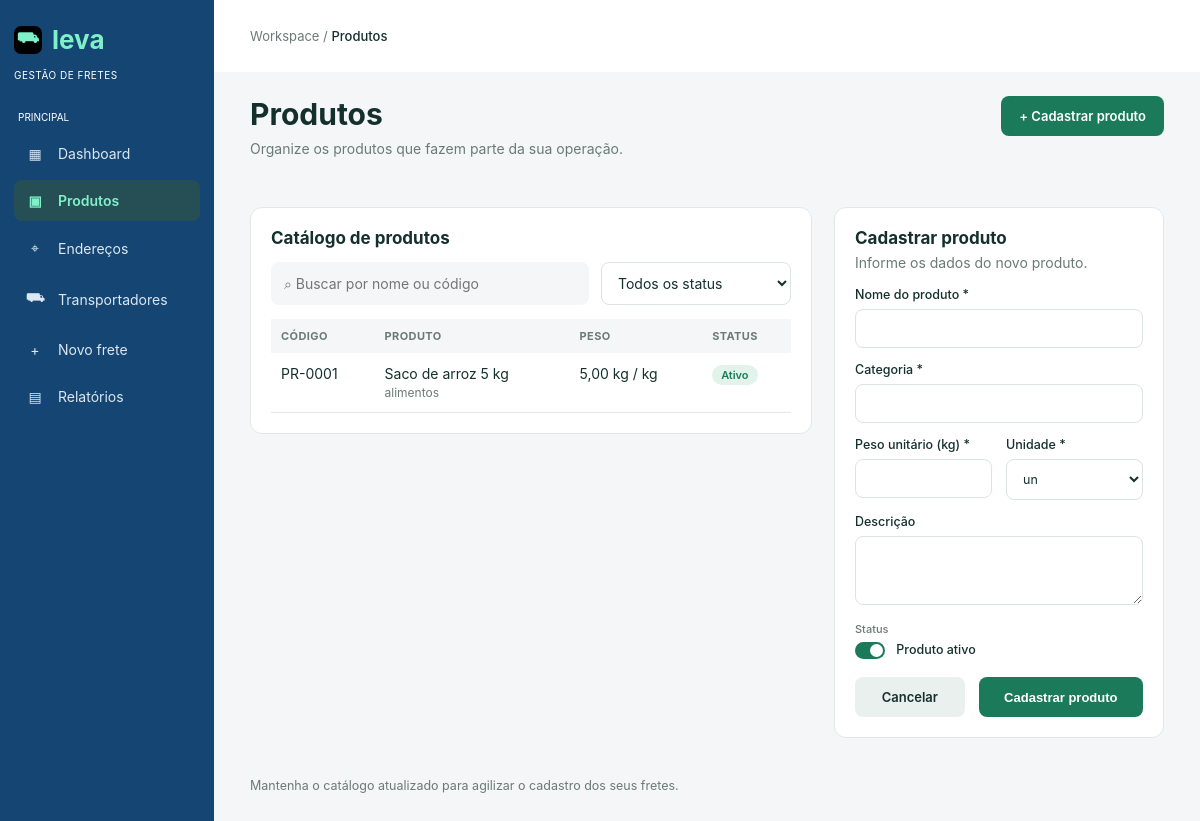
/produtos.php, run on the app's committed database.
### tables this page shows
CREATE TABLE produtos(
  id INTEGER PRIMARY KEY AUTOINCREMENT, nome TEXT NOT NULL, categoria TEXT NOT NULL,
  peso REAL NOT NULL, unidade TEXT NOT NULL, descricao TEXT, ativo INTEGER NOT NULL DEFAULT 1);

### config.php (called while the page is built, shortened)
<?php
function h($s) { return htmlspecialchars((string)$s, ENT_QUOTES, 'UTF-8'); }
function kg($v) { return number_format((float)$v, 2, ',', '.') . ' kg'; }
function cod($prefixo, $id) { return $prefixo . '-' . str_pad($id, 4, '0', STR_PAD_LEFT); }

### produtos.php (the view, shortened to what this page needs)
<?php require 'config.php'; require 'layout.php';
$ed = null;
$q = trim($_GET['q'] ?? ''); $st = $_GET['status'] ?? '';
$sql = "SELECT * FROM produtos WHERE (nome LIKE :q OR printf('PR-%04d', id) LIKE :q)"; $a = [':q' => "%$q%"];
$lista = $db->prepare($sql . " ORDER BY nome"); $lista->execute($a); $lista = $lista->fetchAll();
topo('Produtos', 'produtos.php', 'Organize os produtos que fazem parte da sua operação.', ['Cadastrar produto', 'produtos.php']); ?>
<div class="grid2">
  <section class="panel"><h2>Catálogo de produtos</h2>
    <form class="filtros" method="get"><input name="q" placeholder="⌕ Buscar por nome ou código" value="<?= h($q) ?>">
      <select name="status" onchange="this.form.submit()"><option value="">Todos os status</option>
        <option value="ativo" <?= $st === 'ativo' ? 'selected' : '' ?>>Ativos</option><option value="inativo" <?= $st === 'inativo' ? 'selected' : '' ?>>Inativos</option></select></form>
    <table><thead><tr><th>CÓDIGO</th><th>PRODUTO</th><th>PESO</th><th>STATUS</th></tr></thead><tbody>
    <?php foreach ($lista as $r): ?>
      <tr onclick="location='produtos.php?editar=<?= $r['id'] ?>'" class="link"><td><?= cod('PR', $r['id']) ?></td><td><?= h($r['nome']) ?><small><?= h($r['categoria']) ?></small></td>
        <td><?= kg($r['peso']) ?> / <?= h($r['unidade']) ?></td><td><span class="pill <?= $r['ativo'] ? 'ok' : 'off' ?>"><?= $r['ativo'] ? 'Ativo' : 'Inativo' ?></span></td></tr>
    <?php endforeach; if (!$lista) echo '<tr><td colspan="4" class="vazio">Nenhum produto encontrado.</td></tr>'; ?></tbody></table></section>
  <section class="panel"><div class="ph"><h2><?= $ed ? 'Editar produto' : 'Cadastrar produto' ?></h2><?php if ($ed): ?><a href="produtos.php" class="x">×</a><?php endif; ?></div>
    <p class="sub"><?= $ed ? 'Atualize as informações do cadastro.' : 'Informe os dados do novo produto.' ?></p>
    <form method="post" class="form"><input type="hidden" name="id" value="<?= $ed['id'] ?? 0 ?>">
      <label>Nome do produto *<input name="nome" required value="<?= h($ed['nome'] ?? '') ?>"></label>
      <label>Categoria *<input name="categoria" required value="<?= h($ed['categoria'] ?? '') ?>"></label>
      <div class="row"><label>Peso unitário (kg) *<input name="peso" type="number" step="0.01" min="0.01" required value="<?= h($ed['peso'] ?? '') ?>"></label>
        <label>Unidade *<select name="unidade" required><?php foreach (['un', 'cx', 'kg', 'pç', 'pal', 'sc'] as $u) echo "<option" . (($ed['unidade'] ?? '') === $u ? ' selected' : '') . ">$u</option>"; ?></select></label></div>
      <label>Descrição<textarea name="descricao" rows="3"><?= h($ed['descricao'] ?? '') ?></textarea></label>
      <div class="lbl">Status</div><label class="sw"><input type="checkbox" name="ativo" <?= ($ed['ativo'] ?? 1) ? 'checked' : '' ?>><span></span> Produto ativo</label>
      <div class="row btns"><a class="btn ghost" href="produtos.php">Cancelar</a><button class="btn"><?= $ed ? 'Salvar alterações' : 'Cadastrar produto' ?></button></div></form></section>
</div>
<?php rodape('Mantenha o catálogo atualizado para agilizar o cadastro dos seus fretes.');

### layout.php (shortened to what this page needs)
<?php
function topo($titulo, $ativo, $sub, $acao = null) {
    $menu = ['index.php' => ['Dashboard', '▦'], 'produtos.php' => ['Produtos', '▣'], 'enderecos.php' => ['Endereços', '⌖'],
             'transportadores.php' => ['Transportadores', '⛟'], 'novo_frete.php' => ['Novo frete', '+'], 'relatorios.php' => ['Relatórios', '▤']];
    ?><!DOCTYPE html>
<html lang="pt-BR"><head><meta charset="UTF-8"><meta name="viewport" content="width=device-width, initial-scale=1">
<title>leva · <?= h($titulo) ?></title><link rel="stylesheet" href="assets/style.css"></head>
<body><aside class="side">
  <div class="logo"><span class="logo-i">⛟</span> leva</div><small class="tag">GESTÃO DE FRETES</small>
  <div class="grp">PRINCIPAL</div>
  <nav><?php foreach ($menu as $url => [$nome, $ic]): ?>
    <a href="<?= $url ?>" class="<?= $url === $ativo ? 'on' : '' ?>"><i><?= $ic ?></i><?= $nome ?></a>
  <?php endforeach; ?></nav></aside>
<main><div class="crumb">Workspace / <b><?= h($titulo) ?></b></div>
<div class="content">
  <div class="head"><div><h1><?= h($titulo) ?></h1><p class="sub"><?= h($sub) ?></p></div>
  <?php if ($acao): ?><a class="btn" href="<?= h($acao[1]) ?>">+ <?= h($acao[0]) ?></a><?php endif; ?></div>
    <div class="flash <?= $t ?>"><?= h($m) ?></div><?php endif;
}
function rodape($nota = '') {
    if ($nota) echo '<p class="nota">' . h($nota) . '</p>';
    echo '</div></main><script src="assets/app.js"></script></body></html>';
}

### assets/style.css (style rules this page uses)
:root { --blue:#154673;--green:#1b7a5a;--dark:#17503f;--mint:#7ff0c8;--bg:#f4f6f7;--ink:#14302a;--mut:#6b7a77;--line:#e3e8e7 }
* { box-sizing:border-box }
body { margin:0;font-family:Inter,system-ui,sans-serif;background:var(--bg);color:var(--ink);display:flex;min-height:100vh;font-size:14px }
.side { width:214px;background:var(--blue);padding:24px 14px;color:#dbe7f2;flex-shrink:0 }
.logo { font-size:26px;font-weight:700;color:var(--mint);display:flex;align-items:center;gap:10px }
.logo-i { background:#000;width:28px;height:28px;border-radius:7px;font-size:16px;display:grid;place-items:center }
.tag { display:block;font-size:10px;letter-spacing:.5px;margin:14px 0 30px;color:#fff }
.grp { font-size:10px;margin:0 0 10px 4px;color:#fff }
nav a { display:flex;gap:14px;align-items:center;padding:12px;border-radius:8px;color:#dbe7f2;text-decoration:none;margin-bottom:6px }
nav a i { font-style:normal;width:18px;text-align:center }
nav a.on { background:#264f55;color:var(--mint);font-weight:600 }
main { flex:1;min-width:0 }
.crumb { background:#fff;padding:28px 36px;color:var(--mut);font-size:13px }
.crumb b { color:var(--ink);font-weight:500 }
.content { padding:24px 36px }
.head { display:flex;justify-content:space-between;align-items:flex-start;margin-bottom:34px }
h1 { font-size:30px;margin:0 0 8px }
h2 { font-size:17px;margin:0 0 6px }
.sub { color:var(--mut);margin:0 0 16px }
.btn { background:var(--green);color:#fff;border:0;border-radius:8px;padding:12px 18px;font-weight:600;font-size:13px;cursor:pointer;text-decoration:none;display:inline-block;text-align:center }
.btn.ghost { background:#eaf0ee;color:var(--ink) }
.grid2 { display:grid;grid-template-columns:1fr 330px;gap:22px;align-items:start }
.panel { background:#fff;border:1px solid var(--line);border-radius:12px;padding:20px;margin-bottom:16px }
.ph { display:flex;justify-content:space-between;align-items:center }
table { width:100%;border-collapse:collapse }
th { background:var(--bg);text-align:left;font-size:11px;color:var(--mut);padding:10px;letter-spacing:.4px }
td { padding:12px 10px;border-bottom:1px solid var(--line);vertical-align:top }
td small,.addr small { display:block;color:var(--mut);font-size:12px;margin-top:3px }
tr.link { cursor:pointer }
.filtros { display:flex;gap:12px;margin:14px 0 }
.filtros input { flex:1 }
.filtros select { width:190px }
input,select,textarea { width:100%;border:1px solid #dde3e2;border-radius:8px;padding:11px 12px;font:inherit;background:#fff;color:var(--ink) }
.filtros input,.busca input { background:var(--bg);border-color:transparent }
label { display:block;font-size:12.5px;font-weight:500;margin-bottom:14px }
label input,label select,label textarea { margin-top:7px;font-weight:400 }
.lbl { font-size:11px;color:var(--mut);margin:12px 0 6px;font-weight:500 }
.row { display:grid;grid-template-columns:1fr 1fr;gap:14px }
.btns { margin-top:18px;grid-template-columns:1fr 1.5fr }
.pill { font-size:11px;padding:3px 9px;border-radius:20px;font-weight:600 }
.pill.ok { background:#e1f3ea;color:var(--green) }
.sw span { display:inline-block;width:30px;height:17px;border-radius:9px;background:#ccd;vertical-align:middle;margin-right:8px;position:relative }
.sw span:after { content:"";position:absolute;width:13px;height:13px;border-radius:50%;background:#fff;top:2px;left:2px;transition:.15s }
.sw input:checked+span { background:var(--green) }
.sw input:checked+span:after { left:15px }
.nota { color:var(--mut);margin-top:24px;font-size:12.5px }

### data on the page
produtos: id "PR-0001", nome "Saco de arroz 5 kg", categoria "alimentos", peso "5,00 kg", unidade "kg", ativo "Ativo"

### other printed values
$ic "▦"
$nome "Dashboard"
$ic "▣"
$nome "Produtos"
$ic "⌖"
$nome "Endereços"
$ic "⛟"
$nome "Transportadores"
$ic "+"
$nome "Novo frete"
$ic "▤"
$nome "Relatórios"
$titulo "Produtos"
$sub "Organize os produtos que fazem parte da sua operação."
$acao[0] "Cadastrar produto"
